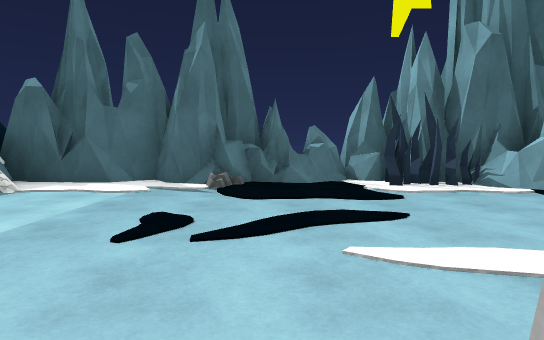
[1] (above)

17 first-person views from a walk through a scene from a Unity 3-D project. The camera is 1.2 m above the floor, tilts 4° down and sees 80° across. The floor is counted in squares, 2 m on a side. Each view is taken from the middle of a square. On the plan, view 1 faces up. The plan holds only what a view shows up to about 10 squares ahead; the rest is blank. The place goes on beyond the plan. The player character is not drawn. Some surface patterns are stand-ins.

[2]
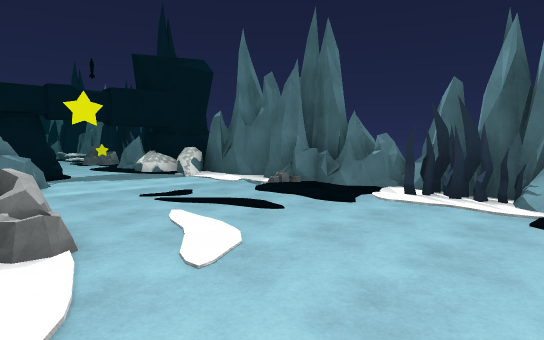

[3]
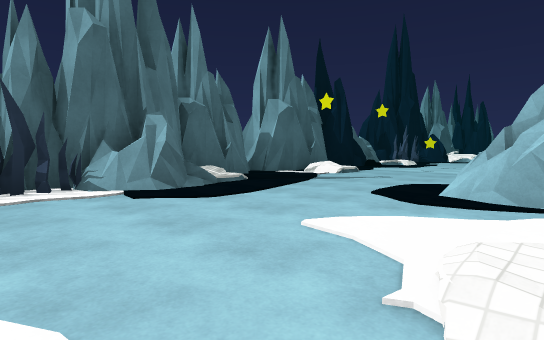

[4]
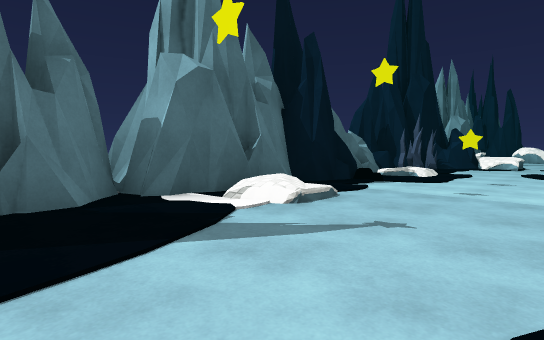

[5]
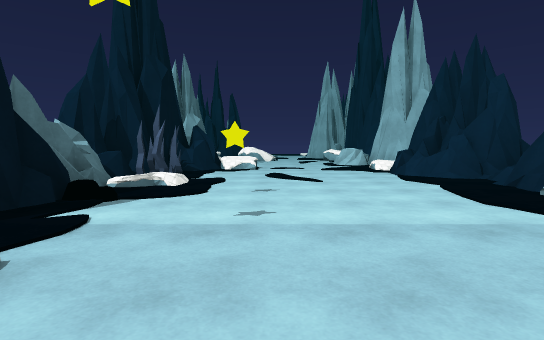

[6]
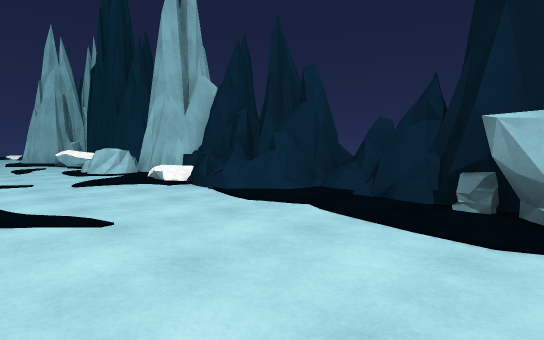

[7]
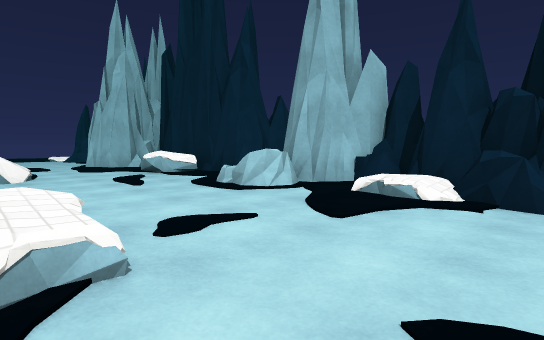

[8]
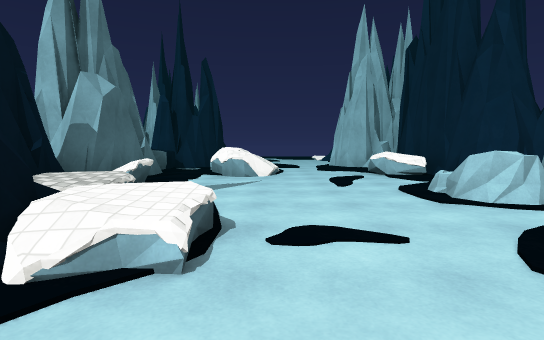

[9]
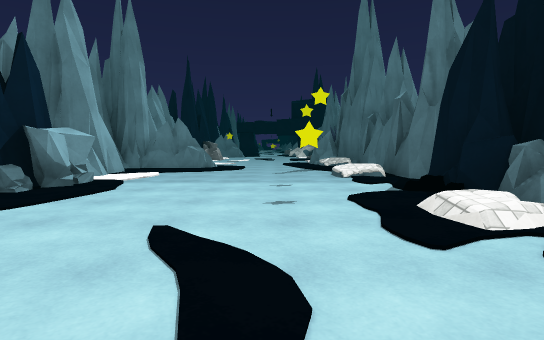

[10]
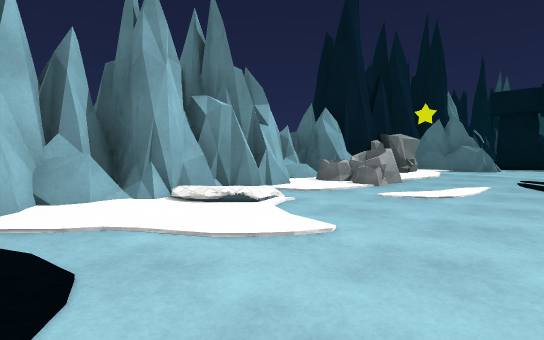

[11]
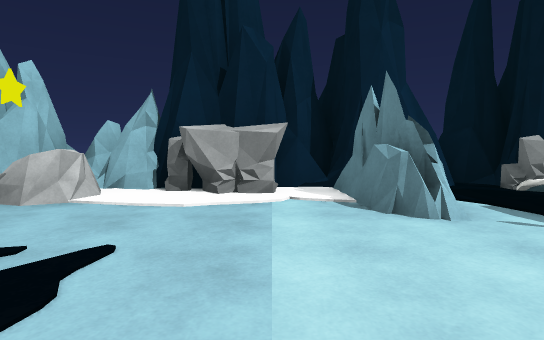

[12]
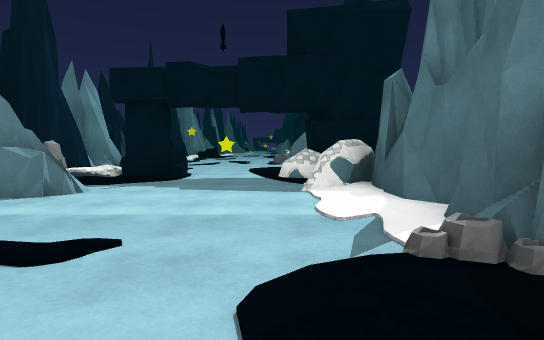

[13]
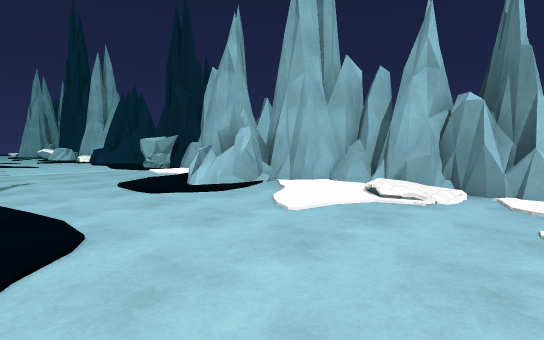

[14]
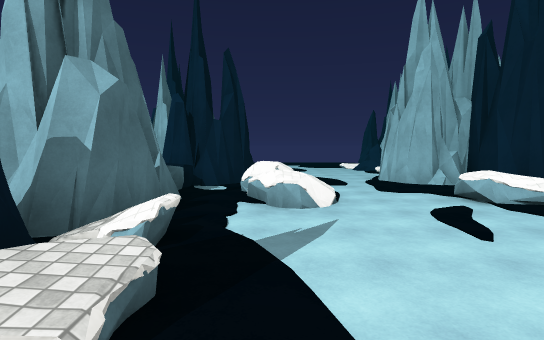

[15]
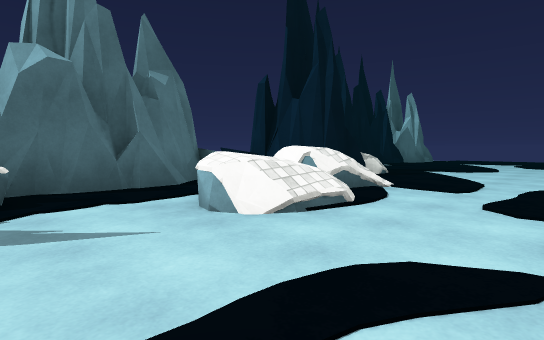

[16]
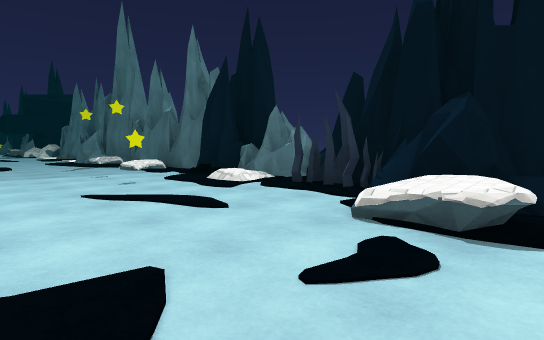

[17]
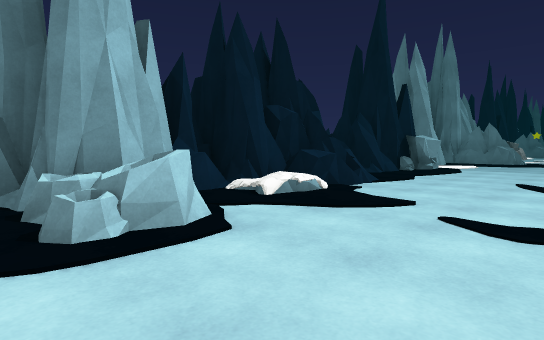

### Floor plan
Key: @ floor where view 1 was taken; # wall or solid block; . main floor; : floor 0.25 m higher than the main floor; + floor 0.5 m higher than the main floor; / step, stairs or slope; R rock; O other object.
Columns run from 6 left of view 1 to 27 right of it. Each row starts with its distance up from view 1.
  8         OO   O
  7      # OO    O#  #OOOOO   ##   ##
  6 ######O O#O   #####OOO#O#O####R##
  5 OOO..O..OOOO  .+...:OOOO  O....##O
  4 ......................./O.../OO
  3 ............................//..
  2 #.................................
  1 # .O........OO..................#.
  0 R .ORR@..//..  ..RR..OO+.O..OO.##
 -1 #R#### O  #O#######OOOOOO#.######
 -2 ####      ###      OO OO####

Positions as (right, up) in squares from view 1, and headings:
1: (0, 0), facing up
2: (4, 0), facing up-left
3: (2, 0), facing up-right
4: (6, 2), facing up-right
5: (8, 3), facing right
6: (11, 3), facing down-right
7: (15, 4), facing down-right
8: (15, 3), facing right
9: (16, 3), facing left
10: (6, 3), facing down-left
11: (-2, 4), facing down
12: (1, 4), facing left
13: (2, 4), facing down-right
14: (17, 4), facing right
15: (20, 1), facing up-right
16: (18, 1), facing up-left
17: (20, 3), facing down-left
